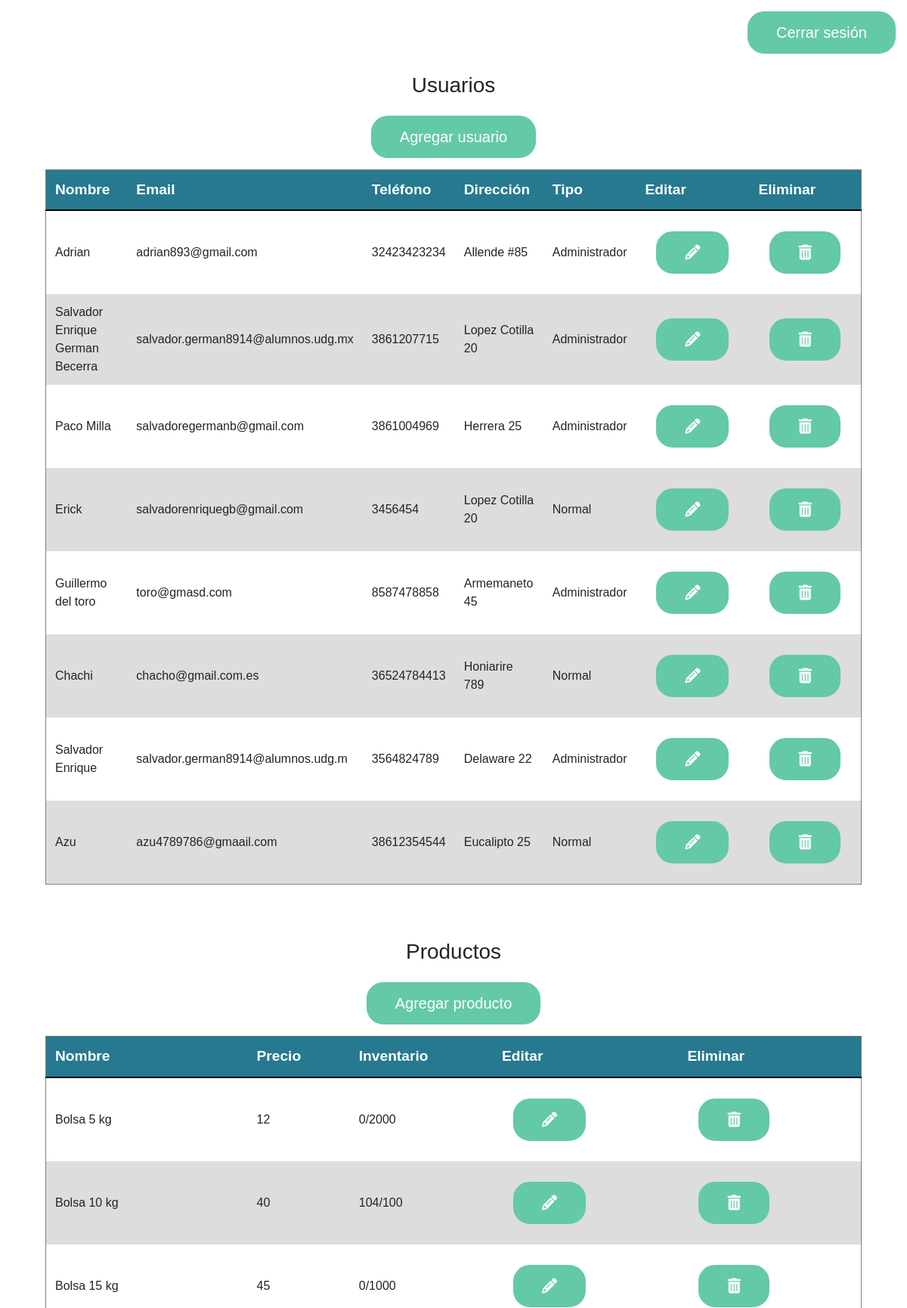
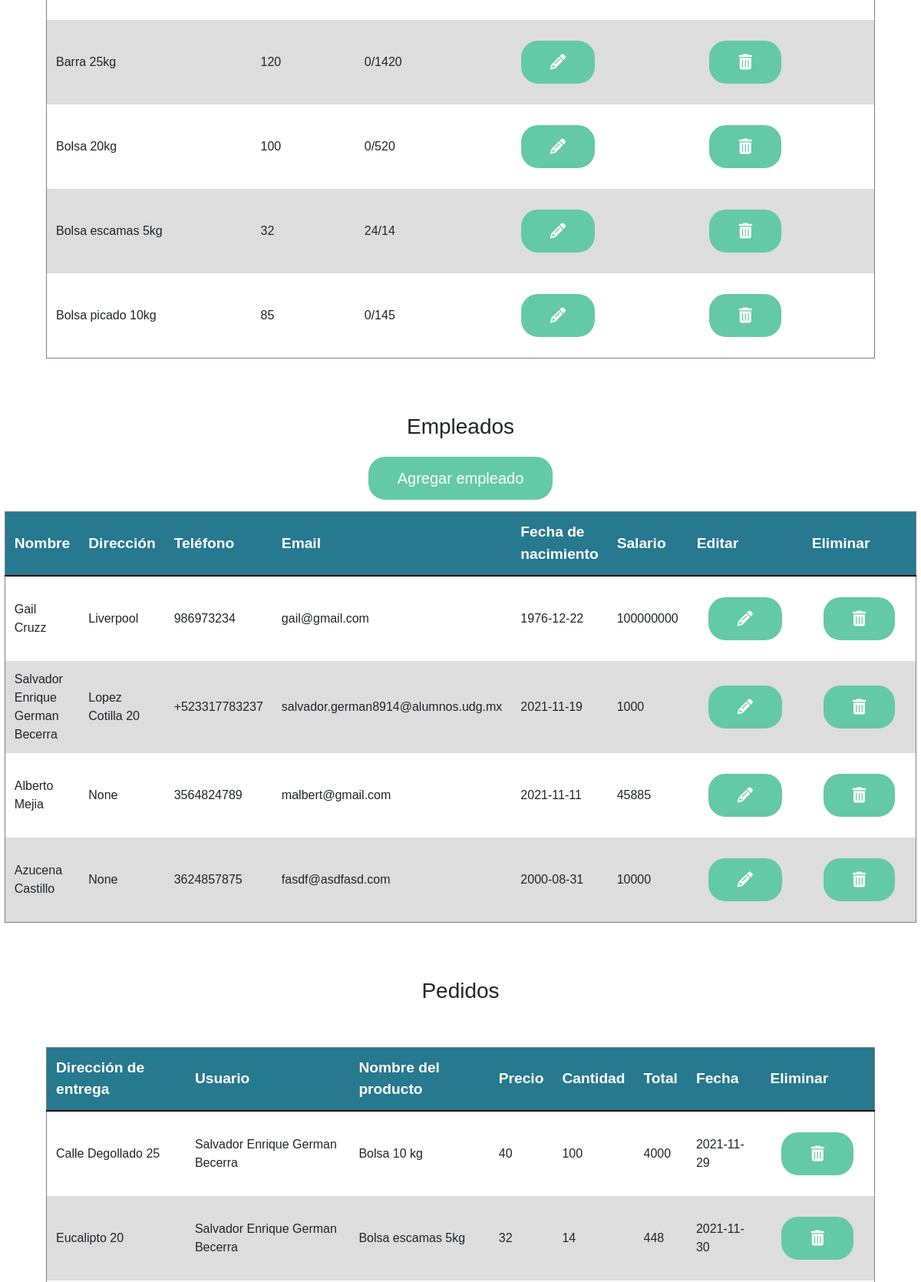
The page /admin/ (signed in, upper part) on the database its author committed (2 pictures, top to bottom).
### website/models.py (models this page shows)
class User(db.Model, UserMixin):
    id = db.Column(db.Integer, primary_key=True)
    name = db.Column(db.String(100))
    address = db.Column(db.String(1000))
    password = db.Column(db.String(100))
    telephone = db.Column(db.String(100))
    email = db.Column(db.String(100), unique=True)
    type = db.Column(db.String(100))

class Product(db.Model):
    id = db.Column(db.Integer, primary_key=True)
    name = db.Column(db.String(100))
    price = db.Column(db.Integer)
    inventory = db.Column(db.Integer)

class Order(db.Model):
    id = db.Column(db.Integer, primary_key=True)
    customerId = db.Column(db.Integer)
    productId = db.Column(db.Integer)
    quantity = db.Column(db.Integer)
    address = db.Column(db.String(1000))
    total = db.Column(db.Integer)
    date = db.Column(db.String(100))

class Employee(db.Model):
    id = db.Column(db.Integer, primary_key=True)
    name = db.Column(db.String(100))
    address = db.Column(db.String(1000))
    telephone = db.Column(db.String(100))
    email = db.Column(db.String(100), unique=True)
    date = db.Column(db.String(100))
    salary = db.Column(db.Integer)

### website/admin.py (the view)
@admin.route('/')
@requires_access_level('Administrador')
def dashboard():
    users = User.query.all()
    products = Product.query.all()
    employees = Employee.query.all()
    orders = Order.query.all()
    return render_template('dashboard.html', products=products, users=users, get_bought=product_bought, employees=employees, orders=orders, get_product=producd, get_user=userd)

### website/__init__.py (called while the page is built)
def create_app():
    app = Flask(__name__)
    app.config['SECRET_KEY'] = 'azunog/icewaterorders'
    app.config['SQLALCHEMY_DATABASE_URI'] = f'sqlite:///{DB_NAME}'
    db.init_app(app)
    from .views import views
    from .auth import auth
    from .admin import admin
    app.register_blueprint(views, url_prefix='/')
    app.register_blueprint(auth, url_prefix='/')
    app.register_blueprint(admin, url_prefix='/admin/')
    from .models import User
    create_database(app)
    login_manager = LoginManager()
    login_manager.login_view = 'auth.login'
    login_manager.init_app(app)
    @login_manager.user_loader
    def load_user(id):
        return User.query.get(int(id))
    return app

### website/access.py (called while the page is built)
def requires_access_level(access_level):
    def decorator(f):
        @wraps(f)
        def decorated_function(*args, **kwargs):
            print(session.get('email'))
            if session.get('email')==None:
                return redirect(url_for('auth.login'))
            user = current_user
            print(user)
            if not is_admin(user):
                return redirect(url_for('auth.login'))
            return f(*args, **kwargs)
        return decorated_function
    return decorator

def is_admin(user):
        return user.type == 'Administrador'

### website/admin.py (called while the page is built)
def producd(id):
    return Product.query.filter_by(id=id).first()

def userd(id):
    return User.query.filter_by(id=id).first()

def product_bought(id):
    cap = 0
    bookings = Order.query.filter_by(productId=id).all()
    for i in bookings:
        cap += i.quantity
    return cap

### website/templates/dashboard.html (shortened to what this page needs)
{% extends 'base.html' %} {% block title %}Tablero del administrador{% endblock %} {% block body %}
<div>
    <a href="/logout">
        <button class="right">Cerrar sesión</button>
    </a>
</div><br><br><br><br>
<div>
    <center>
        <h3>Usuarios</h3>
        <a href="/admin/add-user">
            <button>Agregar usuario</button>
        </a>
        <div style="overflow-x:auto;">
            <table class="content-table">
                <thead>
                    <tr>
                        <th>Nombre</th>
                        <th>Email</th>
                        <th>Teléfono</th>
                        <th>Dirección</th>
                        <th>Tipo</th>
                        <th>Editar</th>
                        <th>Eliminar</th>
                    </tr>
                </thead>
                {% for pilot in users %}
                <tr>
                    <td>{{pilot.name}}</td>
                    <td>{{pilot.email}}</td>
                    <td>{{pilot.telephone}}</td>
                    <td>{{pilot.address}}</td>
                    <td>{{pilot.type}}</td>
                    <td>
                        <a href="/admin/update-user/{{pilot.id}}">
                            <button>
                                <i class="fas fa-pencil-alt"></i>
                            </button>
                        </a>
                    </td>
                    <td>
                        <form action="/admin/delete-user/{{pilot.id}}" method="post">
                            <button type="submit" value="{{pilot.id}}" onClick="return deletes('usuario','{{pilot.name}}');" />
                            <i class="fas fa-trash-alt"></i>
                        </form>
                    </td>
                </tr>
                {% endfor %}
            </table>
        </div>
        <br><br><br>
        <h3>Productos</h3>
        <a href="/admin/add-product">
            <button>Agregar producto</button>
        </a>
        <div style="overflow-x:auto;">
            <table class="content-table">
                <thead>
                    <tr>
                        <th>Nombre</th>
                        <th>Precio</th>
                        <th>Inventario</th>
                        <th>Editar</th>
                        <th>Eliminar</th>
                    </tr>
                </thead>
                {% for pilot in products %}
                <tr>
                    <td>{{pilot.name}}</td>
                    <td>{{pilot.price}}</td>
                    <td>{{get_bought(pilot.id)}}/{{pilot.inventory}}</td>
                    <td>
                        <a href="/admin/update-product/{{pilot.id}}">
                            <button> <i class="fas fa-pencil-alt"></i></button>
                        </a>
                    </td>
                    <td>
                        <form action="/admin/delete-product/{{pilot.id}}" method="post">
                            <button type="submit" value="{{pilot.id}}" onClick="return deletes('producto','{{pilot.name}}');" />
                            <i class="fas fa-trash-alt"></i>
                        </form>
                    </td>
                </tr>
                {% endfor %}
            </table>
        </div>
        <br><br><br>
        <h3>Empleados</h3>
        <a href="/admin/add-employee">
            <button>Agregar empleado</button>
        </a>
        <div style="overflow-x:auto;">
            <table class="content-table">
                <thead>
                    <tr>
                        <th>Nombre</th>
                        <th>Dirección</th>
                        <th>Teléfono</th>
                        <th>Email</th>
                        <th>Fecha de nacimiento</th>
                        <th>Salario</th>
                        <th>Editar</th>
                        <th>Eliminar</th>
                    </tr>
                </thead>
                {% for pilot in employees %}
                <tr>
                    <td>{{pilot.name}}</td>
                    <td>{{pilot.address}}</td>
                    <td>{{pilot.telephone}}</td>
                    <td>{{pilot.email}}</td>
                    <td>{{pilot.date}}</td>
                    <td>{{pilot.salary}}</td>
                    <td>
                        <a href="/admin/update-employee/{{pilot.id}}">
                            <button><i class="fas fa-pencil-alt"></i></button>
                        </a>
                    </td>
                    <td>
                        <form action="/admin/delete-employee/{{pilot.id}}" method="post">
                            <button type="submit" value="{{pilot.id}}" onClick="return deletes('empleado','{{pilot.name}}');">
                                <i class="fas fa-trash-alt"></i>
                            </button>
                        </form>
                    </td>
                </tr>
                {% endfor %}
            </table>
        </div>
        <br><br><br>
        <h3>Pedidos</h3><br><br>
        <div style="overflow-x:auto;">
            <table class="content-table">
                <thead>
                    <tr>
                        <th>Dirección de entrega</th>
                        <th>Usuario</th>
                        <th>Nombre del producto</th>
                        <th>Precio</th>
                        <th>Cantidad</th>
                        <th>Total</th>
                        <th>Fecha</th>
                        <th>Eliminar</th>
                    </tr>
                </thead>
                {% for pilot in orders %}
                <tr>
                    <td>{{pilot.address}}</td>
                    <td>{{get_user(pilot.customerId).name}}</td>
                    <td>{{get_product(pilot.productId).name}}</td>
                    <td>{{pilot.total//pilot.quantity}}</td>
                    <td>{{pilot.quantity}}</td>
                    <td>{{pilot.total}}</td>
                    <td>{{pilot.date}}</td>
                    <td>
                        <form action="/admin/delete-order/{{pilot.id}}" method="post">
                            <button type="submit" value="{{pilot.id}}" onClick="return deletes('pedido','{{get_product(pilot.id).name}}');" />
                            <i class="fas fa-trash-alt"></i>
                        </form>
                    </td>
                </tr>
                {% endfor %}
            </table>
        </div>
        <br><br><br>
    </center>
</div>
<br><br><br> {% endblock %}

### website/templates/base.html (style rules this page uses)
* { margin: 0px; }
html { font-family: 'Poppins', sans-serif; }
body { font-family: 'Poppins', sans-serif; text-align: center; }
.right { float: right; }
button { margin: 15px; padding: 10px 35px; font-size: 20px; border: 3px solid #64C9A7; background-color: #64C9A7; border-radius: 22px; color: white; cursor: pointer; }
a { color: #64C9A7; text-decoration: none; }
th { padding: 10px; margin: 0px; }
table { border-collapse: collapse; border-spacing: 0; width: 90%; border: 1px solid grey; }
th, td { text-align: left; padding: 12px; }
tr:nth-child(even) { background-color: #ddd }
thead { background-color: #27798F; color: white; font-size: larger; font-weight: bold; border-bottom: solid 2px black; }

### rows shown on the page
User: name "Adrian", email "adrian893@gmail.com", telephone "32423423234", address "Allende #85", type "Administrador"
User: name "Salvador Enrique German Becerra", email "salvador.german8914@alumnos.udg.mx", telephone "3861207715", address "Lopez Cotilla 20", type "Administrador"
User: name "Paco Milla", email "salvadoregermanb@gmail.com", telephone "3861004969", address "Herrera 25", type "Administrador"
User: name "Erick", email "salvadorenriquegb@gmail.com", telephone "3456454", address "Lopez Cotilla 20", type "Normal"
User: name "Guillermo del toro", email "toro@gmasd.com", telephone "8587478858", address "Armemaneto 45", type "Administrador"
User: name "Chachi", email "chacho@gmail.com.es", telephone "36524784413", address "Honiarire 789", type "Normal"
User: name "Salvador Enrique", email "salvador.german8914@alumnos.udg.m", telephone "3564824789", address "Delaware 22", type "Administrador"
User: name "Azu", email "azu4789786@gmaail.com", telephone "38612354544", address "Eucalipto 25", type "Normal"
Product: name "Bolsa 5 kg", price "12", get_bought "0", inventory "2000"
Product: name "Bolsa 10 kg", price "40", inventory "100"
Order: quantity.quantity "104", address "Calle Degollado 25", customerId.name "Salvador Enrique German Becerra", productId.name "Bolsa 10 kg", total+quantity "40", quantity "100", total "4000", date "2021-11-29"
Product: name "Bolsa 15 kg", price "45", get_bought "0", inventory "1000"
Product: name "Barra 25kg", price "120", get_bought "0", inventory "1420"
Product: name "Bolsa 20kg", price "100", get_bought "0", inventory "520"
Product: name "Bolsa escamas 5kg", price "32", inventory "14"
Order: quantity.quantity "24", address "Eucalipto 20", customerId.name "Salvador Enrique German Becerra", productId.name "Bolsa escamas 5kg", total+quantity "32", quantity "14", total "448", date "2021-11-30"
Product: name "Bolsa picado 10kg", price "85", get_bought "0", inventory "145"
Employee: name "Gail Cruzz", address "Liverpool", telephone "986973234", email "gail@gmail.com", date "1976-12-22", salary "100000000"
Employee: name "Salvador Enrique German Becerra", address "Lopez Cotilla 20", telephone "+523317783237", email "salvador.german8914@alumnos.udg.mx", date "2021-11-19", salary "1000"
Employee: name "Alberto Mejia", address "None", telephone "3564824789", email "malbert@gmail.com", date "2021-11-11", salary "45885"
Employee: name "Azucena Castillo", address "None", telephone "3624857875", email "fasdf@asdfasd.com", date "2000-08-31", salary "10000"
